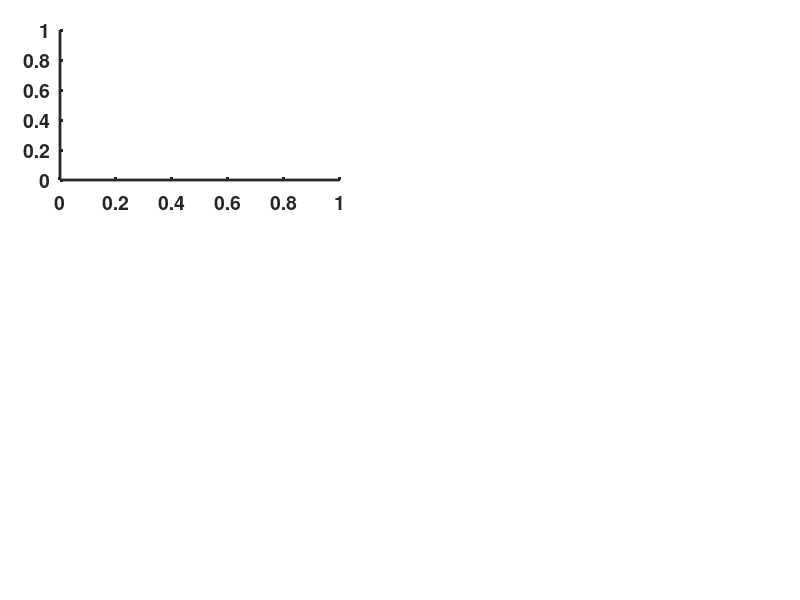

This figure's MATLAB source: (Note: this script raises an error after producing the figure.)
% NMDA_activation.m
%
% Assume postsynaptic spike with stereotypical membrane potential
% deflection at a time t=0.
% Assess impact on calcium concentration of a presynaptic spike at
% different relative times.
% Impact of the presynaptic spike on the membrane potential is ignored in
% this oversimplified illustration.
%
% This code was used to produce Figure 8.7 in the book
% An Introductory Course in Computational Neuroscience,
% by Paul Miller (Brandeis University, 2017).
%
%%%%%%%%%%%%%%%%%%%%%%%%%%%%%%%%%%%%%%%%%%%%%%%%%%%%%%%%%%%%%%%%%%%%%%%%%%%
clear
%% Set up the plotting parameters
set(0,'DefaultLineLineWidth',2,...
    'DefaultLineMarkerSize',8, ...
    'DefaultAxesLineWidth',2, ...
    'DefaultAxesFontSize',14,...
    'DefaultAxesFontWeight','Bold');
    figure(1)
    clf
%%
% NMDA receptor activation depends on the concentration of magnesium ions,
% since these are the cause of the voltage-dependent block
Mg_conc = 1e-3;
% f_of_v is the voltage-dependence of NMDA opening
f_of_v = @(V) 1./(1+Mg_conc*exp(-V/0.01613)/0.00357 );

tau_Ca = 0.050;             % calcium decay time constant
tau_glutamate = 0.050;      % glutamate unbinding from NMDA time constant

%% Simulation setup.
% All times are relative to the time of the postsynaptic spike at t=0.
pre_times = [-0.005 0.005]; % relative times of presynaptic spikes to be tested
Ntrials = length(pre_times);    % one trial for each pre-post timing

dt = 0.0001;                % time-step for simulation (sec)
tmin = -0.050;              % time to commence simulation
tmax = 0.200;               % time to end simulation
tvec = tmin:dt:tmax;        % vector of time-points
Nt = length(tvec);          % number of time-points

%% Parameters and variables for the neuron
E_L = -0.075;               % leak potential
Vth = -0.055;               % threshold potential
Vreset = -0.085;            % reset voltage
time_factor = 0.5;          % scales time-dependence of V
Vfactor = 0.0001;           % sets scale of membrane potential
% In the next line an approximate trace of membrane potential versus time is
% produced for the postsynaptic cell, with a spike at t=0.
V = (Vreset+Vth)/2 + Vfactor*tan( (log(tvec+1)/time_factor) + pi/2) ;
% Clamp the membrane potentiak between its reset potential and a maximum
V = min(V,0.15);
V = max(V,Vreset);
plot(tvec,V*1000)           % plot the approximated voltage trace

NMDA_open = zeros(Ntrials,Nt);  % fraction of channel opening
Ca = zeros(size(NMDA_open));    % postsynaptic calcium concentration

%% Now loop through trials, simulating the postsynaptic response
for trial = 1:Ntrials
    input_time = pre_times(trial);      % time of presynaptic spike
    % relative amount of glutamate bound to the postsynaptic receptor
    glutamate_bound = (tvec > input_time).*exp( (input_time-tvec)/tau_glutamate);
    % Channel opening is product of the binding of glutamate and a function
    % of postsynaptic membrane potential that determines the amount of
    % magnesium block of the channel
    NMDA_open(trial,:) = glutamate_bound.*f_of_v(V);
    
    % Calcium flows through the channels at a rate proportional to their open
    % probabilities and decays exponentially with a fixed time constant
    for i = 2:length(Ca)
        Ca(trial,i) = Ca(trial,i-1)*exp(-dt/tau_Ca) + NMDA_open(trial,i);
    end
    
    % Now plot all the results
    figure(1)
 
    subplot('Position',[trial*0.5-0.425 0.7 0.35 0.25])
    yyaxis left
    plot(tvec,glutamate_bound,'k:')
    hold on
    axis([-0.015 0.075  0 1])
    ylabel('Glu bound')
    
    ax = gca;
    ax.YColor = 'k';
    yyaxis right
    plot(tvec,V*1000,'k');
    ylim([-85 15])
    ax = gca;
    ax.YColor = 'k';

    legend('Glu bound', 'V_{m}')
    if ( trial == 1 )
        title('Pre-before-post')
    end
    if ( trial == Ntrials )
        title('Post-before-pre')
    end
    
    subplot('Position',[trial*0.5-0.425 0.39 0.35 0.25])
    plot(tvec,NMDA_open(trial,:),'k')
    axis([-0.015 0.075 0 1]);
    hold on
    ylabel('Open fraction')
    
    subplot('Position',[trial*0.5-0.425 0.08 0.35 0.25])
    plot(tvec,Ca(trial,:),'k')
    
    axis([-0.015 0.075  0 15]);
    xlabel('Time (sec)')
    ylabel('[Ca]')
    
end


%% Finally label the figures A1,A2-C1,C2 at the appropriate points
annotation('textbox',[0.00 0.985 0.02 0.02],'LineStyle','none', ...
    'FontSize',16,'FontWeight','Bold','String','A1')
annotation('textbox',[0.5 0.985 0.02 0.02],'LineStyle','none', ...
    'FontSize',16,'FontWeight','Bold','String','A2')
annotation('textbox',[0.00 0.66 0.02 0.02],'LineStyle','none', ...
    'FontSize',16,'FontWeight','Bold','String','B1')
annotation('textbox',[0.5 0.66 0.02 0.02],'LineStyle','none', ...
    'FontSize',16,'FontWeight','Bold','String','B2')
annotation('textbox',[0.00 0.35 0.02 0.02],'LineStyle','none', ...
    'FontSize',16,'FontWeight','Bold','String','C1')
annotation('textbox',[0.5 0.35 0.02 0.02],'LineStyle','none', ...
    'FontSize',16,'FontWeight','Bold','String','C2')
annotation('textbox',[0.425 0.97 0.02 0.03],'LineStyle','none', ...
    'FontSize',14,'FontWeight','Bold','String','V_{m} (mV)')
annotation('textbox',[0.925 0.97 0.02 0.03],'LineStyle','none', ...
    'FontSize',14,'FontWeight','Bold','String','V_{m} (mV)')
